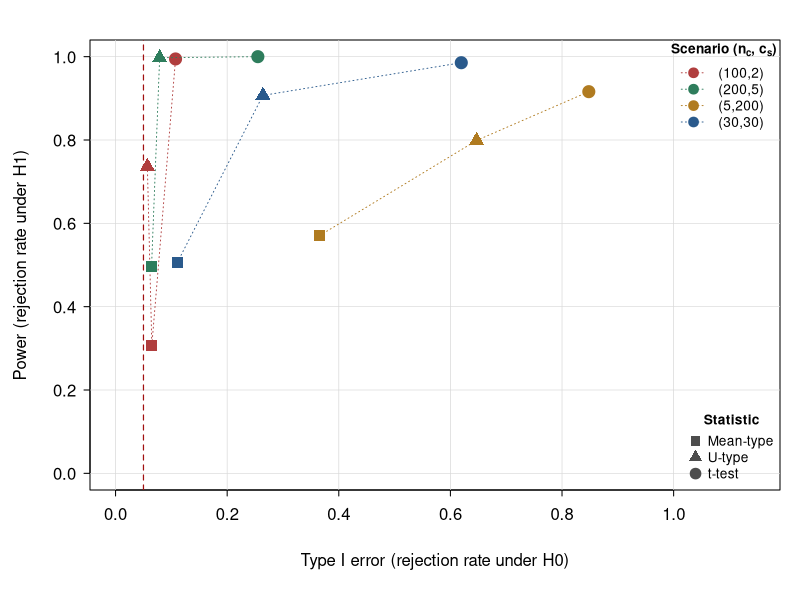

This figure's R source:
#size vs power

#Mean-type statistic
#X = Data matrix, mu = Null hypothesis, Rn = numbers of resamples
Mean_stat <- function(X,mu,Rn){
  n <- length(X)
  
  sigma_hat <- var(X) * (n-1)/n
  
  indices <- sample(1:n,Rn,replace=TRUE)
  W <- (X[indices] - mu) / sqrt(sigma_hat)
  
  T_M_tilde <- sum(W) / sqrt(Rn)
  T_M <- T_M_tilde^2
  
  return(T_M)
}

#U-type statistic
#X = Data, mu = Null hypothesis, Rn = numbers of resamples  
U_stat <- function(X,mu,Rn){
  n <- length(X)
  
  sigma_hat <- var(X) * (n-1)/n
  
  i <- sample.int(n, Rn, replace = TRUE)
  j <- sample.int(n, Rn, replace = TRUE)
  
  duplicates <- which(i == j)
  while (length(duplicates)) {
    j[duplicates] <- sample.int(n, length(duplicates), replace = TRUE)
    duplicates <- duplicates[i[duplicates] == j[duplicates]]
  }
  
  W <- (X[i] - mu) * (X[j] - mu) / sigma_hat
  T_U <- sum(W) / sqrt(Rn)
  
  return(T_U)
}

#Simulation

#parameters
alpha <- 0.05
iterations <- 2000
rho <- 1
mu_0 <- 0
mu_alt <- 0.5

#clustering scenarios
scenarios <- list(c(100,2),
             c(200,5),
             c(5,200),
             c(30,30))

all_type1 <- matrix(NA, nrow = length(scenarios), ncol = 3)
all_power <- matrix(NA, nrow = length(scenarios), ncol = 3)
scenario_labels <- character(length(scenarios))

for (idx in seq_along(scenarios)){
  num_clusters <- scenarios[[idx]][1]
  cluster_size <- scenarios[[idx]][2]
  n <- num_clusters*cluster_size
  cluster_id   <- rep(1:num_clusters, each = cluster_size)
  Rn_M         <- ceiling(sqrt(n))
  Rn_U         <- ceiling((n / 2)^(4 / 3))
  
  scenario_labels[idx] <- paste0("(", num_clusters, ",", cluster_size, ")")
  cat("Running scenario", scenario_labels[idx],
      "| n =", n, "| Rn_M =", Rn_M, "| Rn_U =", Rn_U, "\n")
  
  results <- data.frame(
    Type1_Mean = logical(iterations), Type1_U = logical(iterations),
    Type1_t    = logical(iterations), Power_Mean = logical(iterations),
    Power_U    = logical(iterations), Power_t    = logical(iterations)
  )
  
  for (i in 1:iterations){
    #Generate clustered data
    alpha_c_null <- rnorm(num_clusters, mu_0,   sqrt(rho))
    eps_null     <- rnorm(n)
    X_null       <- alpha_c_null[cluster_id] + eps_null
    
    alpha_c_alt  <- rnorm(num_clusters, mu_alt, sqrt(rho))
    eps_alt      <- rnorm(n)
    X_alt        <- alpha_c_alt[cluster_id] + eps_alt
    
    # Type-I error
    tm_null <- Mean_stat(X_null, mu = mu_0, Rn = Rn_M)
    tu_null <- U_stat(X_null,    mu = mu_0, Rn = Rn_U)
    t_null  <- t.test(X_null, mu = mu_0)$p.value
    
    results$Type1_Mean[i] <- tm_null > qchisq(1 - alpha, df = 1)
    results$Type1_U[i]    <- tu_null > qnorm(1 - alpha)
    results$Type1_t[i]    <- t_null  < alpha
    
    # Power
    tm_alt <- Mean_stat(X_alt, mu = mu_0, Rn = Rn_M)
    tu_alt <- U_stat(X_alt,    mu = mu_0, Rn = Rn_U)
    t_alt  <- t.test(X_alt, mu = mu_0)$p.value
    
    results$Power_Mean[i] <- tm_alt > qchisq(1 - alpha, df = 1)
    results$Power_U[i]    <- tu_alt > qnorm(1 - alpha)
    results$Power_t[i]    <- t_alt  < alpha
  }
  
  all_type1[idx, ] <- c(mean(results$Type1_Mean),
                          mean(results$Type1_U),
                          mean(results$Type1_t))
  all_power[idx, ] <- c(mean(results$Power_Mean),
                          mean(results$Power_U),
                          mean(results$Power_t))
}

#Plot
scenario_cols <- c("#B03E3E", "#2E7D5C", "#B07B20", "#2A5A8C")

stat_labels <- c("Mean-type", "U-type", "t-test")
stat_pch    <- c(15, 17, 19)   

xlim_range <- c(0, max(all_type1, na.rm = TRUE) * 1.35)

par(mar = c(5.5, 4.5, 2, 1), mgp = c(3, 0.7, 0), tcl = -0.3)

plot(NA,
     xlab = "Type I error (rejection rate under H0)",
     ylab = "Power (rejection rate under H1)",
     xlim = xlim_range,
     ylim = c(0, 1),
     las  = 1,          
     bty  = "o")        

grid(nx = NULL, ny = NULL, col = "grey85", lty = 1, lwd = 0.7)

abline(v = 0.05, col = "#A01010", lty = 2, lwd = 1.2)

for (s_idx in seq_along(scenarios)) {
  col    <- scenario_cols[s_idx]
  type1s <- all_type1[s_idx, ]
  powers <- all_power[s_idx, ]
  
  
  ord <- order(type1s)
  lines(type1s[ord], powers[ord],
        col = col, lty = 3, lwd = 0.9)
  
  points(type1s, powers,
         pch = stat_pch,
         col = col,
         bg  = col,
         cex = 1.5,
         lwd = 1.8)
}


legend("topright",
       legend = scenario_labels,
       col    = scenario_cols,
       pch    = 19,
       pt.cex = 1.3,
       lty    = 3,
       lwd    = 0.9,
       title  = expression(bold("Scenario ("*n[c]*", "*c[s]*")")),
       bty    = "n",
       cex    = 0.82)

legend("bottomright",
       legend = stat_labels,
       pch    = stat_pch,
       col    = "grey30",
       pt.cex = 1.3,
       pt.lwd = 1.8,
       title  = expression(bold("Statistic")),
       bty    = "n",
       cex    = 0.82)
